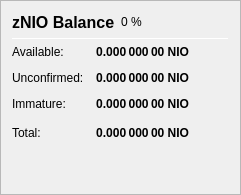
                   <widget class="QFrame" name="frame_ZerocoinBalances">
                    <property name="frameShape">
                     <enum>QFrame::StyledPanel</enum>
                    </property>
                    <property name="frameShadow">
                     <enum>QFrame::Raised</enum>
                    </property>
                    <layout class="QVBoxLayout" name="verticalLayout_7">
                     <item>
                      <layout class="QHBoxLayout" name="horizontalLayout_8" stretch="0,0,0">
                       <item>
                        <widget class="QLabel" name="label_5z_3">
                         <property name="minimumSize">
                          <size>
                           <width>0</width>
                           <height>20</height>
                          </size>
                         </property>
                         <property name="font">
                          <font>
                           <pointsize>12</pointsize>
                           <weight>75</weight>
                           <bold>true</bold>
                          </font>
                         </property>
                         <property name="text">
                          <string>zNIO Balance</string>
                         </property>
                        </widget>
                       </item>
                       <item>
                        <widget class="QLabel" name="labelzNIOPercent">
                         <property name="text">
                          <string notr="true">0 %</string>
                         </property>
                        </widget>
                       </item>
                       <item>
                        <spacer name="horizontalSpacer_11">
                         <property name="orientation">
                          <enum>Qt::Horizontal</enum>
                         </property>
                         <property name="sizeHint" stdset="0">
                          <size>
                           <width>40</width>
                           <height>20</height>
                          </size>
                         </property>
                        </spacer>
                       </item>
                      </layout>
                     </item>
                     <item>
                      <widget class="Line" name="line_ZerocoinBalance">
                       <property name="minimumSize">
                        <size>
                         <width>0</width>
                         <height>1</height>
                        </size>
                       </property>
                       <property name="maximumSize">
                        <size>
                         <width>16777215</width>
                         <height>1</height>
                        </size>
                       </property>
                       <property name="orientation">
                        <enum>Qt::Horizontal</enum>
                       </property>
                      </widget>
                     </item>
                     <item>
                      <layout class="QGridLayout" name="gridLayout_5">
                       <property name="spacing">
                        <number>12</number>
                       </property>
                       <item row="1" column="0">
                        <widget class="QLabel" name="labelzBalanceMatureText">
                         <property name="toolTip">
                          <string>Mature: more than 20 confirmation and more than 1 mint of the same denomination after it was minted.
These zNIO are spendable.</string>
                         </property>
                         <property name="text">
                          <string>Available:</string>
                         </property>
                        </widget>
                       </item>
                       <item row="1" column="1">
                        <widget class="QLabel" name="labelzBalanceMature">
                         <property name="font">
                          <font>
                           <weight>75</weight>
                           <bold>true</bold>
                          </font>
                         </property>
                         <property name="toolTip">
                          <string>Mature: more than 20 confirmation and more than 1 mint of the same denomination after it was minted.
These zNIO are spendable.</string>
                         </property>
                         <property name="text">
                          <string notr="true">0.000 000 00 NIO</string>
                         </property>
                         <property name="alignment">
                          <set>Qt::AlignRight|Qt::AlignTrailing|Qt::AlignVCenter</set>
                         </property>
                        </widget>
                       </item>
                       <item row="2" column="0">
                        <widget class="QLabel" name="labelzBalanceUnconfirmedText">
                         <property name="toolTip">
                          <string>Unconfirmed: less than 20 confirmations
Immature: confirmed, but less than 1 mint of the same denomination after it was minted</string>
                         </property>
                         <property name="text">
                          <string>Unconfirmed:</string>
                         </property>
                        </widget>
                       </item>
                       <item row="2" column="1">
                        <widget class="QLabel" name="labelzBalanceUnconfirmed">
                         <property name="font">
                          <font>
                           <weight>75</weight>
                           <bold>true</bold>
                          </font>
                         </property>
                         <property name="toolTip">
                          <string>Unconfirmed: less than 20 confirmations
Immature: confirmed, but less than 1 mint of the same denomination after it was minted</string>
                         </property>
                         <property name="text">
                          <string notr="true">0.000 000 00 NIO</string>
                         </property>
                         <property name="alignment">
                          <set>Qt::AlignRight|Qt::AlignTrailing|Qt::AlignVCenter</set>
                         </property>
                        </widget>
                       </item>
                       <item row="3" column="0">
                        <widget class="QLabel" name="labelzBalanceImmatureText">
                         <property name="toolTip">
                          <string>Unconfirmed: less than 20 confirmations
Immature: confirmed, but less than 1 mint of the same denomination after it was minted</string>
                         </property>
                         <property name="text">
                          <string>Immature:</string>
                         </property>
                        </widget>
                       </item>
                       <item row="3" column="1">
                        <widget class="QLabel" name="labelzBalanceImmature">
                         <property name="font">
                          <font>
                           <weight>75</weight>
                           <bold>true</bold>
                          </font>
                         </property>
                         <property name="toolTip">
                          <string>Unconfirmed: less than 20 confirmations
Immature: confirmed, but less than 1 mint of the same denomination after it was minted</string>
                         </property>
                         <property name="text">
                          <string notr="true">0.000 000 00 NIO</string>
                         </property>
                         <property name="alignment">
                          <set>Qt::AlignRight|Qt::AlignTrailing|Qt::AlignVCenter</set>
                         </property>
                        </widget>
                       </item>
                       <item row="4" column="0">
                        <widget class="QLabel" name="labelzBalanceText">
                         <property name="toolTip">
                          <string>Your current zNIO balance, unconfirmed and immature zNIO included.</string>
                         </property>
                         <property name="text">
                          <string>Total:</string>
                         </property>
                        </widget>
                       </item>
                       <item row="4" column="1">
                        <widget class="QLabel" name="labelzBalance">
                         <property name="font">
                          <font>
                           <weight>75</weight>
                           <bold>true</bold>
                          </font>
                         </property>
                         <property name="cursor">
                          <cursorShape>IBeamCursor</cursorShape>
                         </property>
                         <property name="toolTip">
                          <string>Your current zNIO balance, unconfirmed and immature zNIO included.</string>
                         </property>
                         <property name="text">
                          <string notr="true">0.000 000 00 NIO</string>
                         </property>
                         <property name="alignment">
                          <set>Qt::AlignRight|Qt::AlignTrailing|Qt::AlignVCenter</set>
                         </property>
                         <property name="textInteractionFlags">
                          <set>Qt::LinksAccessibleByMouse|Qt::TextSelectableByKeyboard|Qt::TextSelectableByMouse</set>
                         </property>
                        </widget>
                       </item>
                       <item row="4" column="2">
                        <spacer name="horizontalSpacer_4">
                         <property name="orientation">
                          <enum>Qt::Horizontal</enum>
                         </property>
                         <property name="sizeHint" stdset="0">
                          <size>
                           <width>40</width>
                           <height>20</height>
                          </size>
                         </property>
                        </spacer>
                       </item>
                      </layout>
                     </item>
                     <item>
                      <spacer name="verticalSpacer_4">
                       <property name="orientation">
                        <enum>Qt::Vertical</enum>
                       </property>
                       <property name="sizeHint" stdset="0">
                        <size>
                         <width>20</width>
                         <height>40</height>
                        </size>
                       </property>
                      </spacer>
                     </item>
                    </layout>
                   </widget>
